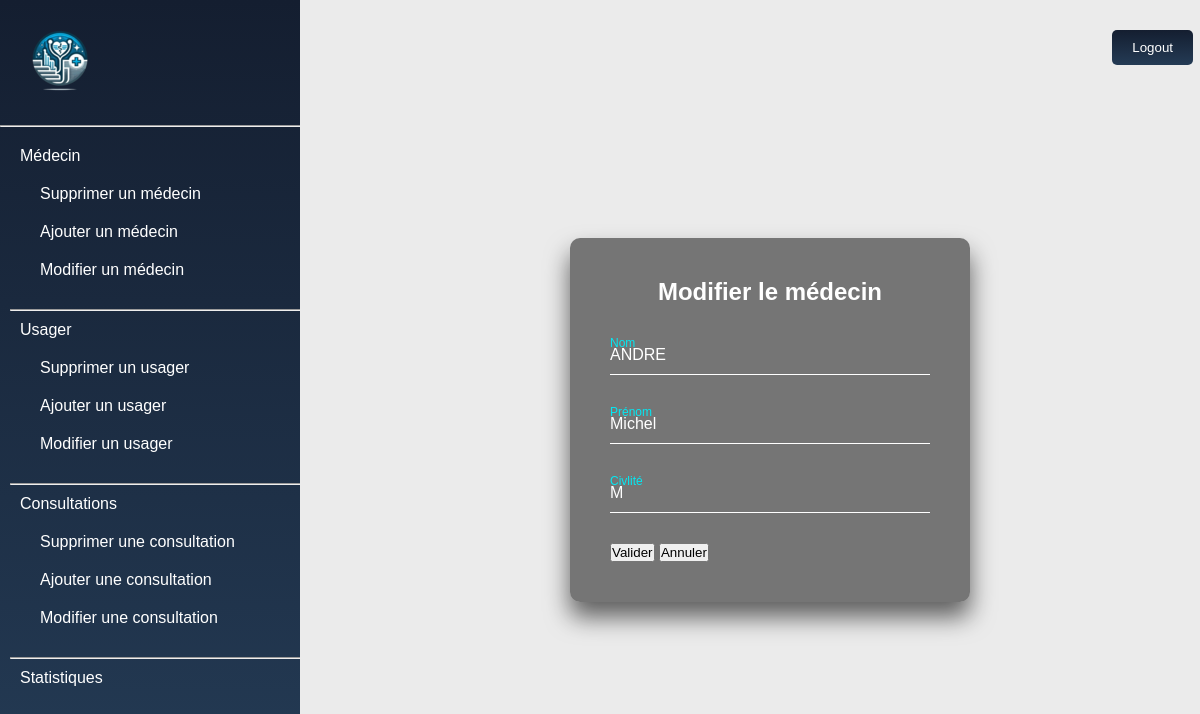
Screenshot of /PHP/medecin/modification.php?recordID=1 (signed in) with the database file from the repository.
### tables this page shows
CREATE TABLE medecin (
    ID INT PRIMARY KEY AUTO_INCREMENT,
    Nom VARCHAR(255) NOT NULL,
    Prenom VARCHAR(255) NOT NULL,
    Civilite VARCHAR(10) NOT NULL
);

### BDD/BDD.php (called while the page is built)
<?php
    class BDD {
        private static $_instance = null;
        private $linkpdo;
        private function __construct(){
            $this->linkpdo = new PDO(
                "mysql:host=db_project;dbname=php_project;charset=utf8",
                "test","test"
            );
        }
        public static function getInstanceBDD() {
            if(is_null(self::$_instance)) {
              self::$_instance = new BDD();
            }
            return self::$_instance;
        }
        public function getBDD(){
            return $this->linkpdo;
        }
    }
?>

### BDD/BDDmedecin.php (called while the page is built, shortened)
<?php
    include_once('BDD.php');
    class BDDmedecin {
        private $BDD;
        public function __construct() {
            $this->BDD = BDD::getInstanceBDD();
        }
        public function selectById(int $id){
            $sql = "SELECT ID,Nom,Prenom,Civilite FROM medecin WHERE ID=$id";
            $result = $this->BDD->getBDD()->query($sql);
            return $result;
        }
    }
?>

### PHP/medecin/modification.php (the view, shortened to what this page needs)
<!DOCTYPE HTML>
<html>
<head>
    <link rel="stylesheet" href="../../CSS/style.css">
</head>
<?php include "../../HTML/header.php"; ?>
<body>
    <div class="content-wrapper">
            <div class="login-box" id="a_masquer">
                <h2>Modifier le médecin</h2>
                <form action="#" method="post" class="formulaire">
                    <?php
                    require("../../BDD/BDDmedecin.php");
                    if (isset($_GET['recordID'])) {
                        $recordId = $_GET['recordID'];
                        $BDD = new BDDmedecin();
                        $records = $BDD->selectById($recordId);
                        while ($row = $records->fetch()) {
                            ?>
                            <div class="user-box">
                                <input id="result-name" type="text" name="nom" value ="<?php echo $row["Nom"]?>" required="">
                                <label>Nom</label>
                            </div>
                            <div class="user-box">
                                <input type="text" name="prenom" value ="<?php echo $row["Prenom"]?>" required="">
                                <label>Prénom</label>
                            </div>
                            <div class="user-box">
                                <input type="text" name="civ" value ="<?php echo $row["Civilite"]?>" required="">
                                <label>Civlité</label>
                            </div>
                            <button type="submit" name="Valider">Valider</button>
                            <button onclick="resetInput()" name="Annuler">Annuler</button>
                        <?php }
                    }
                    ?>
                </form>
            </div>
            <form action="../logout.php" method="post" >
          <input id="logout" type="submit" value="Logout">
        </form>
    </div>
</body>
</html>

### CSS/style.css (style rules this page uses)
* { margin: 0px; padding: 0px; font-family: Avenir, sans-serif; }
html { height: 100%; overflow-y: auto; }
body { height: auto; position: absolute; margin: 0px; padding: 0px; font-family: sans-serif; }
h2:not(.h2page) { color: #fff; margin-top: 3%; }
.login-box { overflow: auto; position: absolute; top: 50%; left: 50%; width: 400px; height: auto; padding: 40px; transform: translate(-50%, -50%); background: rgba(0, 0, 0, .5); box-sizing: border-box; box-shadow: 0 15px 25px rgba(0, 0, 0, .6); border-radius: 10px; }
.login-box h2 { margin: 0 0 30px; padding: 0; color: #fff; text-align: center; }
.login-box .user-box { position: relative; }
.login-box .user-box input { width: 100%; padding: 10px 0; font-size: 16px; color: #fff; margin-bottom: 30px; border: none; border-bottom: 1px solid #fff; outline: none; background: transparent; }
.login-box .user-box label { position: absolute; top: 0; left: 0; padding: 10px 0; font-size: 16px; color: #fff; pointer-events: none; transition: .5s; }
.login-box .user-box input:focus~label, .login-box .user-box input:valid~label { top: -20px; left: 0; color: #03e9f4; font-size: 12px; }
label { display: block; margin-top: 10px; color: #fff; }
.content-wrapper { width: calc(100% - 300px); height: 100%; position: fixed; background: #fff; left: 300px; padding: 20px; }
.content-wrapper { transition: all 300ms; }
.content-wrapper { background: #ebebeb; }
#logout { background: linear-gradient(#141e30, #243b55); color: white; padding: 10px 20px; margin: 10px; border: none; border-radius: 5px; cursor: pointer; transition: background-color 0.3s ease; float: right; margin-right: 3%; }

### rows the page displays
medecin: nom "ANDRE", prenom "Michel", civ "M"
